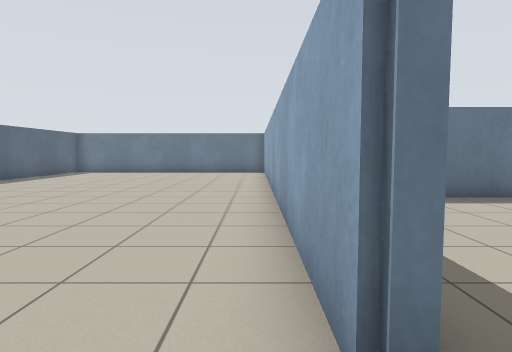
[1] (above)

24 first-person views from a walk through a Stage world. The camera is 1 m above the floor, tilts 4° down and sees 75° across. The lines on the ground mark 1 m squares. The floor is counted in squares, 1 m on a side. Each view is taken from the middle of a square. On the plan, view 1 faces up. The plan holds only what a view shows up to about 13 squares ahead; the rest is blank. The robots in the file are not drawn.

[2]
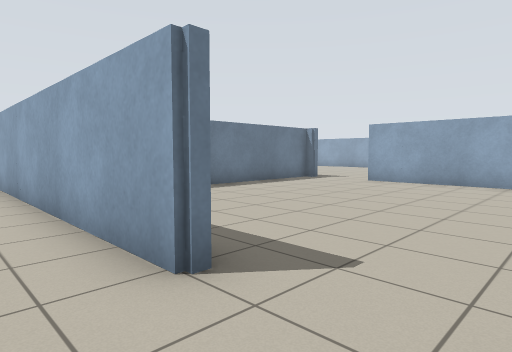

[3]
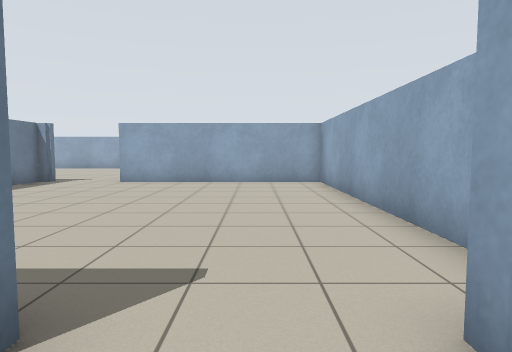

[4]
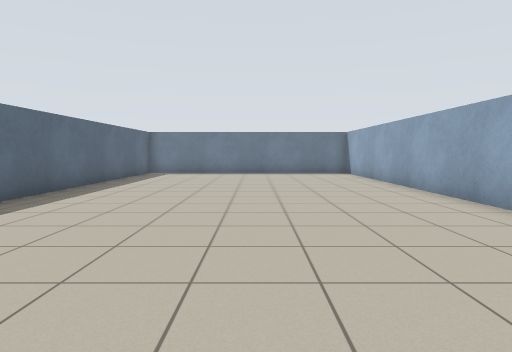

[5]
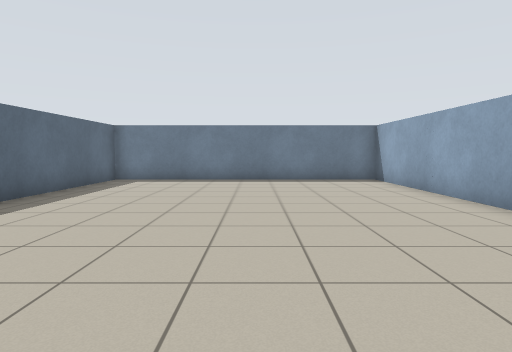

[6]
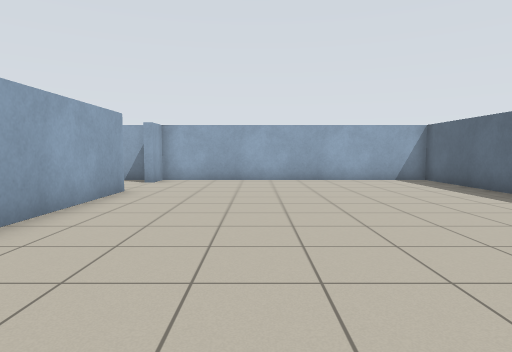

[7]
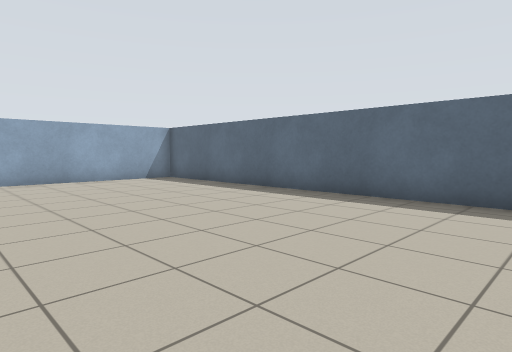

[8]
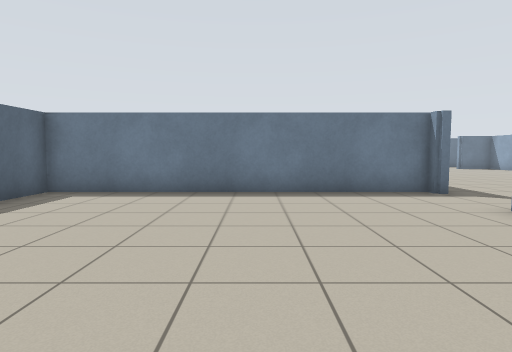

[9]
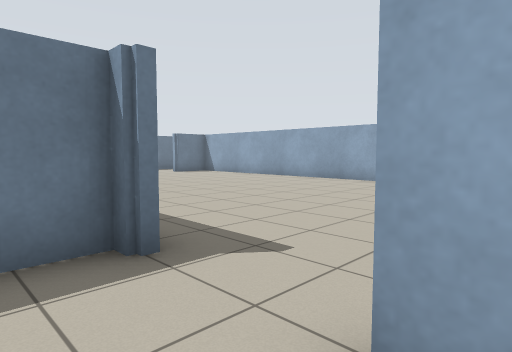

[10]
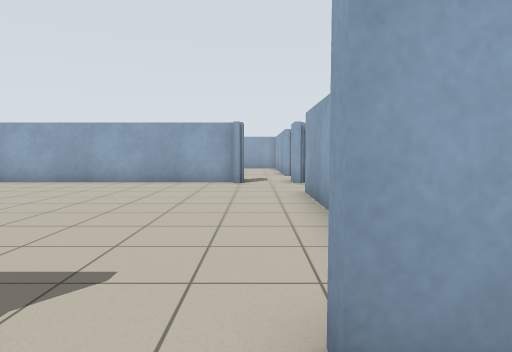

[11]
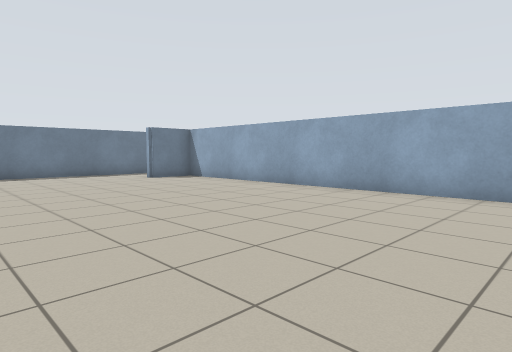

[12]
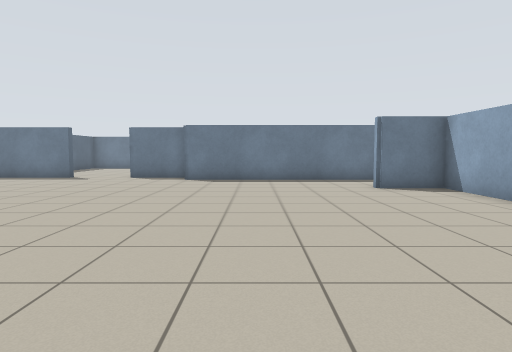

[13]
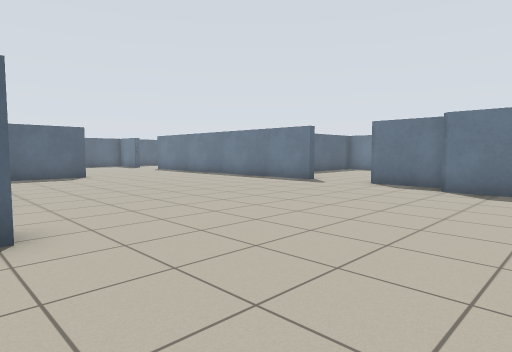

[14]
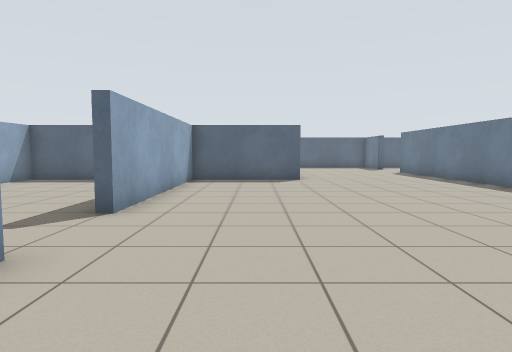

[15]
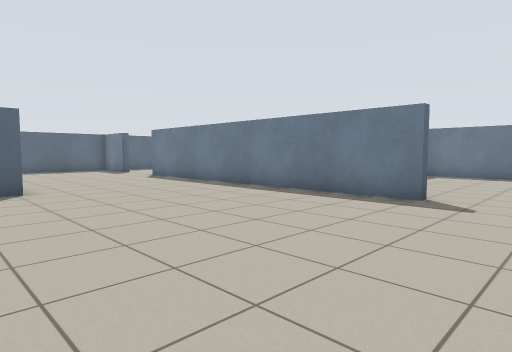

[16]
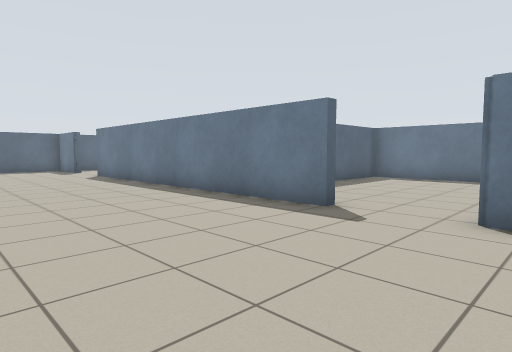

[17]
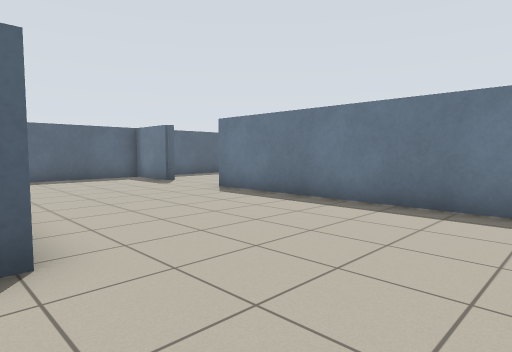

[18]
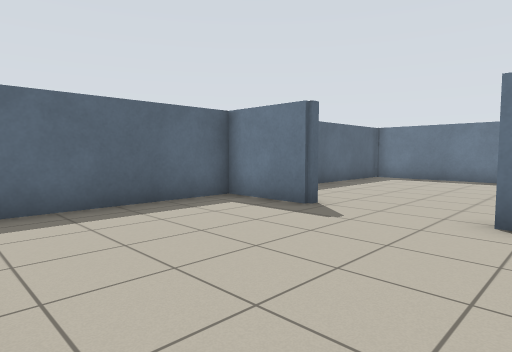

[19]
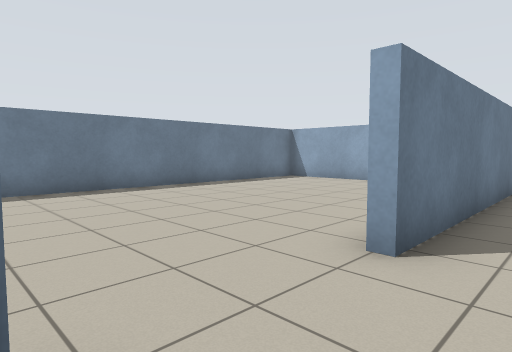

[20]
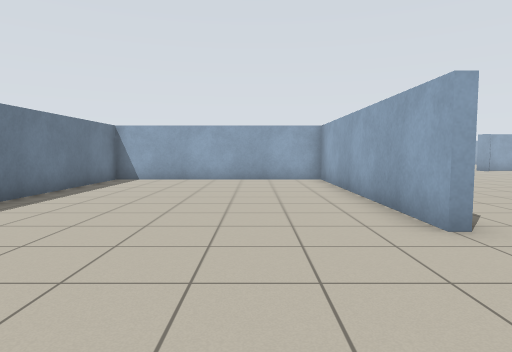

[21]
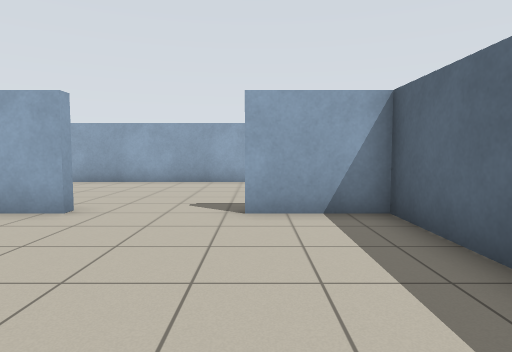

[22]
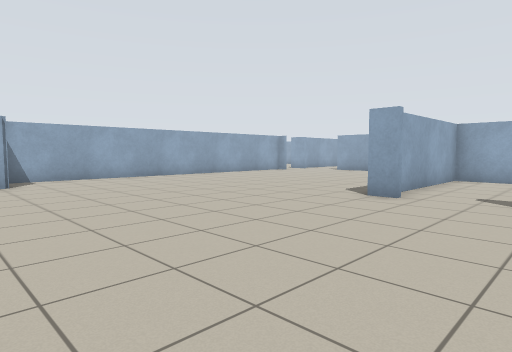

[23]
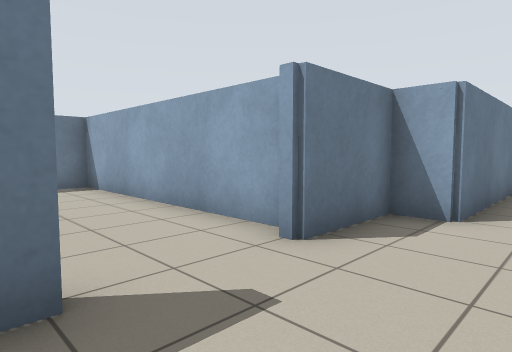

[24]
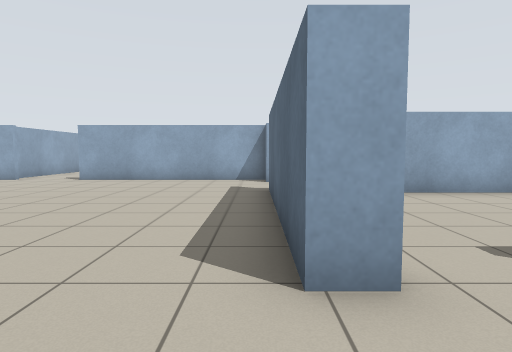

### Floor plan
Points are (right, up) in squares from view 1. A wall is a line through its corners. A room is listed if a view was taken in it or the views show most of it. See-through windows are left out.
Room 1 (views 1, 8, 9, 10)
walls: (10.6, 3.7) (11.6, 3.7); (1, -2.2) (10.4, -2.2) (10.4, 4.6) (10.8, 4.6); (10.6, 7) (10.4, 7); (10.4, 7.4) (0.7, 7.4) (0.7, 5.8); (-0.6, -2.2) (0.4, -2.2) (0.4, -1)
ways out: opening at (0.3, 0) to room 2; opening at (11, 5.5) to room 3
Room 2 (views 2, 3, 4, 5, 6, 7)
walls: (0.4, 1.2) (0.4, 17.3) (-9.2, 17.3) (-9.2, -2.2) (-0.6, -2.2)
ways out: opening at (0.3, 0) to room 1
Room 3 (views 11, 12, 13, 14, 15, 16, 17, 18, 19, 20, 21, 22, 23, 24)
walls: (9.9, 13.7) (10.6, 13.7) (10.6, 7); (7.6, 23.3) (-3.9, 23.3); (0.7, 17.8) (0.7, 13.7) (7.6, 13.7); (18.4, 22.3) (12.3, 22.3) (12.3, 23.3) (9.9, 23.3); (-3.9, 23.6) (4.4, 23.6) (4.4, 31.2) (-8.4, 31.2); (-6.6, 17.6) (-0.6, 17.6); (-6.8, 23.3) (-9.2, 23.3) (-9.2, 18.8); (11.6, 3.7) (17.5, 3.7); (20.3, 5.8) (20.3, 19.3) (18.4, 19.3); (-9.2, 30.4) (-9.2, 23.6) (-6.8, 23.6)
ways out: opening at (11, 5.5) to room 1; opening at (8.5, 13) to room 4; opening at (8.5, 23) to room 5; opening at (18.5, 3); opening at (19, 21); opening at (20.5, 4)
Room 4 (no view inside)
walls: (4.6, 7.7) (10.4, 7.7) (10.4, 12.5); (7.6, 13.7) (7.6, 13.2); (0.7, 10.1) (0.7, 7.7) (2.2, 7.7)
ways out: opening at (8.5, 13) to room 3
Room 5 (no view inside)
walls: (10.4, 23.9) (10.4, 31.2) (5.6, 31.2); (4.7, 30.2) (4.7, 28.2)
ways out: opening at (8.5, 23) to room 3

Positions as (right, up) in squares from view 1, and headings:
1: (0, 0), facing up
2: (-1, -1), facing up-right
3: (-1, 0), facing right
4: (-4, 1), facing up
5: (-4, 5), facing up
6: (-3, 10), facing down
7: (-2, 10), facing down-left
8: (6, -1), facing up
9: (9, 4), facing up-right
10: (9, 5), facing right
11: (12, 7), facing up-right
12: (15, 10), facing up
13: (15, 13), facing up-left
14: (13, 16), facing left
15: (10, 16), facing up-left
16: (11, 18), facing up-left
17: (4, 17), facing up-left
18: (-3, 18), facing up-left
19: (-7, 22), facing up-right
20: (-8, 26), facing right
21: (-7, 29), facing down
22: (7, 21), facing down-right
23: (7, 21), facing up-right
24: (11, 16), facing down
